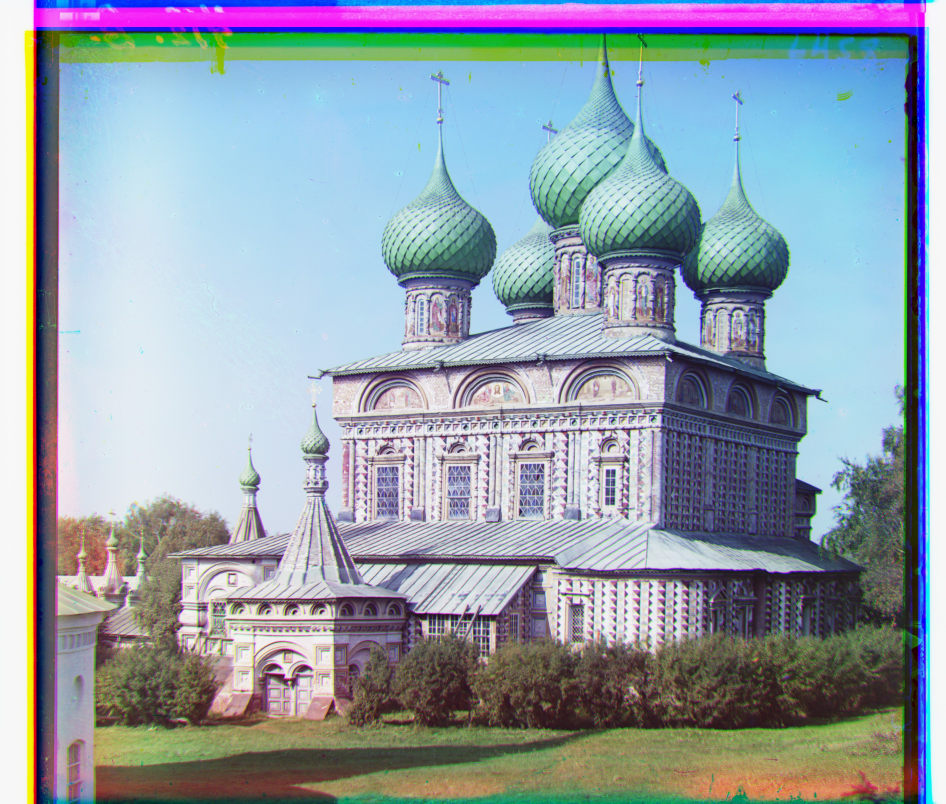
#> input picture colorized_onion_church.jpg, 3781 x 3215 px, found by its file name (shown at 1/4 size); its folder holds only this picture in this run
$ python -i main.py   (imports and definitions only)
#> lines starting #> are read from the running program, lines starting #| are printed output that depends on the picture
# CS194-26 (CS294-26): Project 1 starter Python code

# these are just some suggested libraries
# instead of scikit-image you could use matplotlib and opencv

import numpy as np
import cv2 as cv2
import math
import os


# align the images
# functions that might be useful for aligning the images include:
# np.roll, np.sum, sk.transform.rescale (for multiscale)

# [91 lines left out: functions NCC, findDisplacement, findDisplacement2, recursiveAlign, align, not called in this run]


def colorize(name):
	# name of the input file
#> called with name = 'colorized_onion_church.jpg'
	imname = name
	res_name = imname[:-4]

	# read in the image
	# im = skio.imread(imname)
	im = cv2.imread("data/" + imname)
#> im is the input picture: shape (3215, 3781, 3); mean B, G, R 169.2, 157.9, 146.4
	im = im.astype(np.float32)


	im = cv2.cvtColor(im, cv2.COLOR_BGR2GRAY)
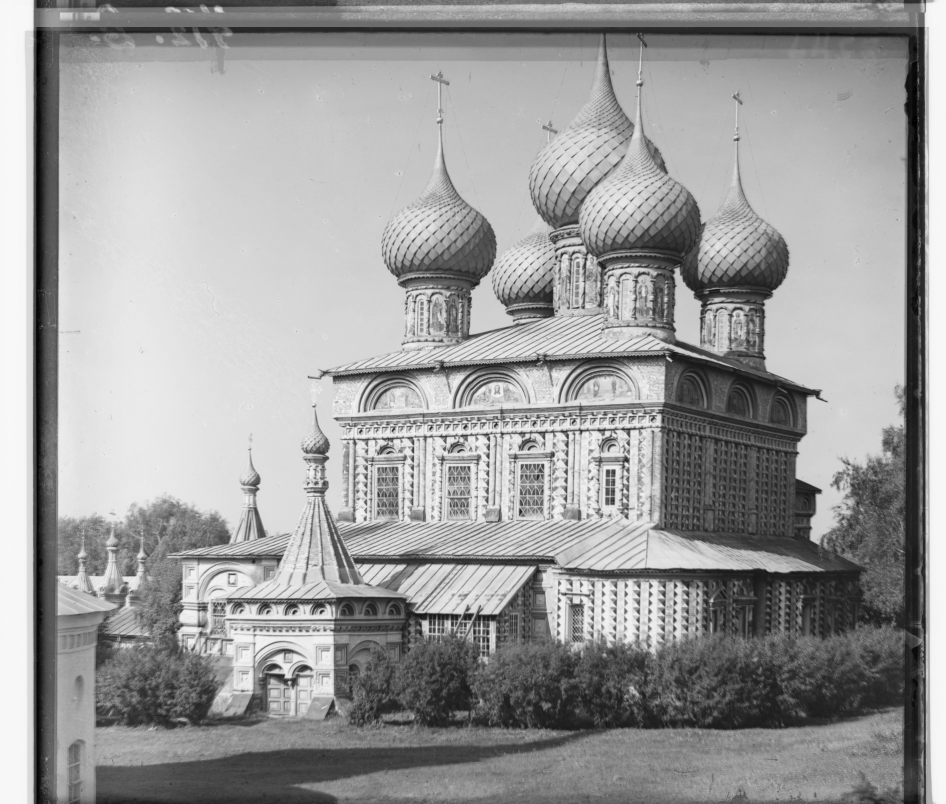
#> im: shape (3215, 3781) float32 (shown at 1/4 size); min 0, max 249, mean 155.8

	# convert to double (might want to do this later on to save memory)
	# compute the height of each part (just 1/3 of total)
	height = np.floor(im.shape[0] / 3.0)
#> height = 1071

	# separate color channels
#> (the run stopped early here; a loop or call above may not have finished)

$ run again, on dog_colorized.jpg
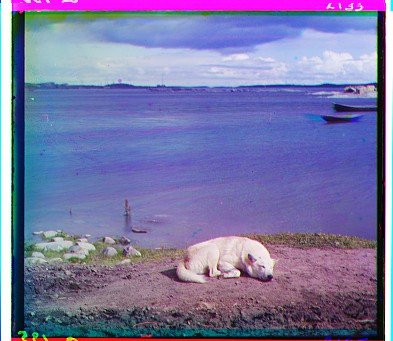
#> input picture dog_colorized.jpg, 393 x 341 px, found by its file name
#> in colorize, im is the input picture: shape (341, 393, 3); mean B, G, R 163.8, 118.7, 121
#> in colorize, `im = cv2.cvtColor(im, cv2.COLOR_BGR2GRAY)`:
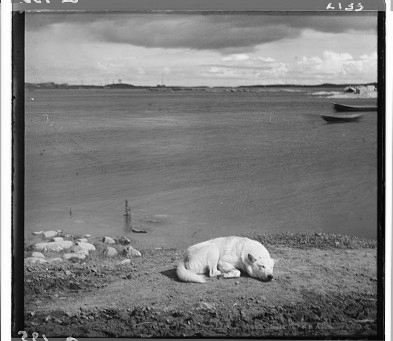
#> im: shape (341, 393) float32; min 0.57, max 255, mean 124.5
